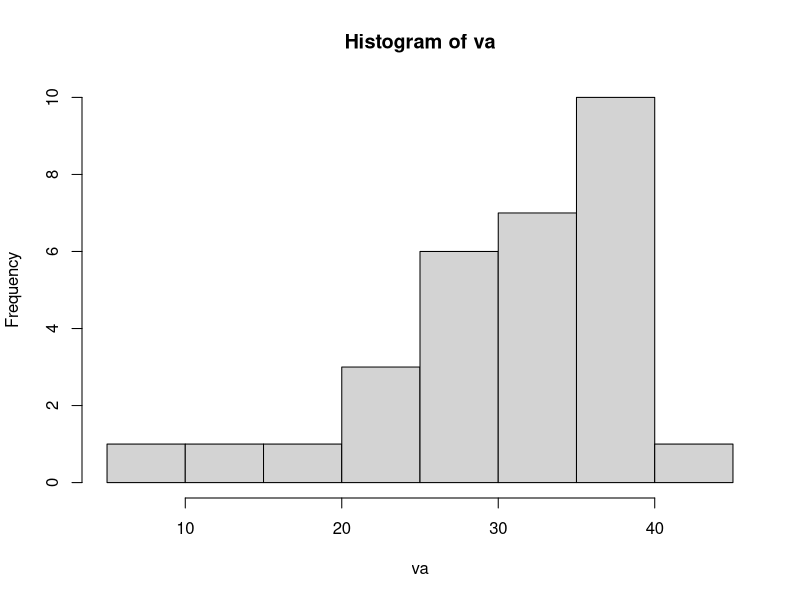

R code for this plot: (Note: this script raises an error after producing the figure.)
###########################################################
####### Intervalo de Confiança #######
## AED - Capitulo 03 - Prof. Máiron Chaves ####
###########################################################
#Copie este código, cole no seu R e execute para ver os resultados


########## Intervalo de confiança para média amostral pela distribuição Normal Padrão #############################
# Obter o intervalo de confiança para uma variável cuja média = 30, desvio padrão = 7,31 e n = 30
#Temos que definir o nível de confiança do nosso intervalo.
#Podemos obter o valor do quantil para o nível de confiança desejado com a função qnorm()
#O quantil na distribuição normal padrão para 95% de confiança
ic <- 0.95
alfa <- 1-ic
1-(alfa/2)
qnorm(0.975)

#Vamos armazenar os valores em objetos
media <- 30
desvio_padrao_populacional <- 7.31
n <- 30
quantil_95 <- qnorm(0.975)

#Aplicando a fórmula vista na apostila fica:
Limite_Superior <- 30+quantil_95*(desvio_padrao_populacional/sqrt(n))
Limite_Inferior <- 30-quantil_95*(desvio_padrao_populacional/sqrt(n))
paste("Com 95% de confiança, podemos afirmar que a média varia entre",Limite_Inferior," e ",Limite_Superior)

####################### Intervalo de confiança para a média amostral pela distribuição t de Student ############
#A teoria nos diz para utilizar a distribuição t de Student quando não soubermos o desvio padrão populacional.
#Vamos assumir que o desvio padrão que temos é obtido a partir da amostra
#Vamos armazenar os valores em objetos
media <- 30
desvio_padrao_amostral <- 7.31
n <- 30
quantil_95_t <- qt(0.975,df = n-1)
#Aplicando a fórmula vista na apostila fica:
Limite_Superior_t <- 30+quantil_95_t*(desvio_padrao_amostral/sqrt(n))
Limite_Inferior_t <- 30-quantil_95_t*(desvio_padrao_amostral/sqrt(n))
paste("Com 95% de confiança, podemos afirmar que a média varia 
entre",Limite_Inferior_t," e ",Limite_Superior_t)
#Supondo que nossa variável já esteja em um data frame aqui no R, tem um comando para
#fornecer o intervalo de confiança de forma bem mais fácil
#Vamos gerar com o comando rnorm() uma variável aleatoria com média 30, desvio padrão 7,31 e n = 30
va <- rnorm(n = 30, mean = 30, sd = 7.31)
#Vamos visualizar a va gerada
hist(va)
#Calculando o intervalo de 95% de confiança com a distribuição t de Student
#com a funçao t.test()
IC <-t.test(va, conf.level = 0.95)
IC$conf.int 
#Pronto, já temos o intervalo de confiança para média. Beeem mais fácil assim :)

####################### Intervalo de confiança para a proporção ############
#Utilizando o exemplo da apostila, onde calculamos o intervalo para proporção onde
# 138 de n = 500 clientes realizaram a devolução do produto
#Vamos armazenar os valores em objetos
devolucoes <- 138
n <- 500
quantil_95 <-qnorm(0.975)
proporcao_devolucoes <- devolucoes/n

#Aplicando a fórmula vista na apostila fica:
Limite_Superior_prop <- proporcao_devolucoes + quantil_95 * sqrt(proporcao_devolucoes*(1-proporcao_devolucoes)/n)
Limite_Inferior_prop <- proporcao_devolucoes - quantil_95 * sqrt(proporcao_devolucoes*(1-proporcao_devolucoes)/n)

paste("Com 95% de confiança, podemos afirmar que a proporção varia 
entre",Limite_Inferior_prop," e ",Limite_Superior_prop)
#Podemos obter o intervalo de confiança para proporção mais fácil pela função 
prop.test()
IC_proporcao <- prop.test(x = 138, n = 500, conf.level = 0.95)
IC_proporcao$conf.int

############### Intervalo de confiança para média via Bootstrap ############
#Vamos gerar uma va seguindo uma distribuição qui-quadrado
va <- rchisq(n = 60, df = 3)
#Observe o quão assimétrica é a va
hist(va)
#Inicializa variaveis
medias <- c() #Essa variável é um vetor para armazenar a média de cada subamostra bootstrap
R <- 1000 #Numero de subamostras extraídas para gerar a distribuição amostral de médias

#bootstrap
for (i in 1:R) { 
  #Realiza uma subamostragem aleatória com reposição da va
  reamostra <- sample(va, size = 50, replace = T) 
  #Armazena a média da subamostra 
  medias[i] <- mean(reamostra) 
}
#Distribuicao das médias das subamostras (distribuição amostral da média da va)
hist(medias)
#Observe que mesmo a variável original não seguindo uma distribuição normal, o Teorema Central do Limite

#nos garante que a distribuição das médias será normal se n é suficientemente grande
#A partir das médias geradas, precisamos achar dois valores, o que corta a cauda inferior
#e o que corta a cauda superior da distribuição. Lembrando que ela é simétrica
#Caso o intervalo desejado seja de 95% de confiança, temos que ordenar essa distribuição
#do menor valor para o maior e achar o valor que deixará 2,5% dos dados para trás e o
#valor que deixará 97,5% para trás
(1-0.95)/2
1-(1-0.95)/2
#Visualize o intervalo de confiança via bootstrap
quantile( medias, probs = c(0.025,0.975))
#Vamos realizar mais um experimento
#Geraremos uma va com média = 30 e desvio padrão amostral =7.31 e n = 30
va <- rnorm(n = 30, mean = 30, sd = 7.31)
#Iremos calcular o intervalo de confiança usando o Bootstrap e também com a distribuição
# t de Student. Compararemos os resultados.
#Inicializa variavel para armazenar as médias de cada subamostra
medias <- c()

R <- 10000 #Numero de subamostras extraídas para gerar a distribuição amostral de médias

#bootstrap
for (i in 1:R) { 
  #Realiza uma subamostragem aleatória com reposição da va
  reamostra <- sample(va, size = 20, replace = T) 
  #Armazena a média da subamostra 
  medias[i] <- mean(reamostra) 
}
#Distribuicao das médias das subamostras (distribuição amostral da média da va)
hist(medias)
#Limites inferior e superior do intervalo pelo bootstrap
quantile( medias, probs = c(0.025,0.975))
#Limites inferior e superior do intervalo via t de Student
IC<-t.test(va, conf.level = 0.95)
IC$conf.int
